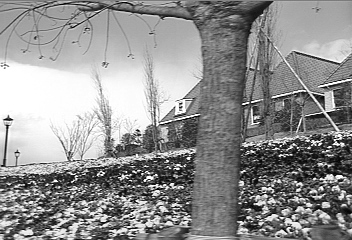
%> input picture Code/garden/garden_1.png, 352 x 240 px
$ octave Exercise_2.m   (GNU Octave 9; MATLAB toolbox functions it lacks are replaced by stand-ins)
%> lines starting %> are read from the running program, lines starting %| are printed output that depends on the picture
### Code/Affine_Motion.m
function [ theta,xm,ym ] = Affine_Motion( a,b )
% This Function was created by Mohit Kumar Ahuja
% Under the Guidance of Prof. Yannick Benezeth
%
% The main idea to build this function was to Compute the Affine Parameters
% which will further be used to compute the displacement of points from one
% image to another. The equation used to compute Affine Parameters is the
% Optical flow constraint equation:
% Ix*U + Iy*V + It = 0
% Ix(ax + by + c) + Iy(dx + ey + f) = -It
%
% Which is further simplified to:
% M * Theta = P
% Where Theta is the Affine Parameter vector, theta = {a,b,c,d,e,f}

if size(size(a),2)==3
    a=rgb2gray(a);
end
if size(size(b),2)==3
    b=rgb2gray(b);
end

a=double(a);             % Changing the type of Image from Unit8 to double
b=double(b);             % Changing the type of Image from Unit8 to double

a = imgaussfilt(a,2);    % Applying Gaussian Filter to First Image
b = imgaussfilt(b,2);    % Applying Gaussian Filter to Second Image

Ix_1 = [-1 1 ; -1 1];    % X Derivative Mask for First Image
Iy_1 = [-1 -1; 1 1];     % Y Derivative Mask for First Image
Ix_2 = [-1 1 ; -1 1];    % X Derivative Mask for Second Image
Iy_2 = [-1 -1; 1 1];     % Y Derivative Mask for Second Image
It_1 = [-1 -1; -1 -1];   % T Derivative Mask for First Image
It_2 = [1 1; 1 1];       % T Derivative Mask for Second Image

% Computing Final Ix by convoluting it with both the images
Ix = ((conv2(a,Ix_1,'same')+conv2(b,Ix_2,'same'))./2);

% Computing Final Iy by convoluting it with both the images
Iy = ((conv2(a,Iy_1,'same')+conv2(b,Iy_2,'same'))./2);

% Computing Final It by convoluting it with both the images
It = (conv2(a,It_1,'same') + conv2(b,It_2,'same'));

[xm, ym] = meshgrid(1:size(It,2), 1:size(It,1)); % Getting all values of It

% Computing M, Which is;
M = [Ix(:).*xm(:) Ix(:).*ym(:) Ix(:) Iy(:).*xm(:) Iy(:).*ym(:) Iy(:)];

P = -It(:);              % Vectorising It and substituting the value into P

theta = inv(M'*M)*M'*P;  % Computing all the 6 Parameters of theta

end

### Code/Compute_u_v.m
function [ u,v ] = Compute_u_v( xm,ym,theta )
 % This Function was created by Mohit Kumar Ahuja
% Under the Guidance of Prof. Yannick Benezeth
%
% The main idea to build this function was to Compute the U and V from the
% equations;
% u = ax + by + c
% v = dx + ey + f
% Where we got the Parameters {a,b,c,d,e,f} from Theta And we get x and y
% from xm and ym which we computed in Affine_Motion function

u = theta(1)*xm + theta(2)*ym + theta(3); % From u = ax + by + c
v = theta(4)*xm + theta(5)*ym + theta(6); % From v = dx + ey + f

u(isnan(u))=0;
v(isnan(v))=0;
plotOF_arrows(u,v); % Plotting u and v
title('Direction of Displacement');
end

### Code/plotOF_arrows.m
function plotOF_arrows(u, v)

% Resize u and v so we can actually see something in the quiver plot
s = 50/size(u,2);
u_ = s*imresize(u,s,'bilinear');
v_ = s*imresize(v,s,'bilinear');
figure; quiver(u_(end:-1:1,:),-v_(end:-1:1,:),2);
axis('tight');

### Code/Create_New_Image.m
function [ New_Image ] = Create_New_Image( u,v,a,b )
% This Function was created by Mohit Kumar Ahuja
% Under the Guidance of Prof. Yannick Benezeth
%
% The main idea to build this function was to Create a New Image using the
% displacement between first two images. By adding the displacement, we get
% a new translated Image.

[xm_new , ym_new] = meshgrid(1 : size(b,2) , 1 : size(b,1)); % Taking all values
xm_new = xm_new + u;         % x values are updated by adding with u
ym_new = ym_new + v;         % y values are updated by adding with v
New_Image = zeros(size(b));  % New Image of all Zeros is being created
xm_new = floor(xm_new);      % Rounding the values of new X
ym_new = floor(ym_new);      % Rounding the values of new Y

for i = 1 : size(b,1)
    for j = 1 : size(b,2)
        if xm_new(i,j) > 0 && ym_new(i,j) > 0 && xm_new(i,j) < size(b,2) && ym_new(i,j) < size(b,1)

            % Values are being overwritten in New Image by adding the
            % original pixel value and the displacement.
            New_Image(i,j) = a( ym_new(i,j) , xm_new(i,j));

        end
    end
end

figure;
imshow(a); % First Image
figure;
imshow(b); % Second Image
figure;
imshow(New_Image,[]); % New Generated Image

end

### Code/Exercise_2.m
% This Code was created Under the Guidance of Prof. Yannick Benezeth

%%%%%%%%%%% SSDN %%%%%%%%%%%%%
%%%%%% Mohit Kumar Ahuja %%%%%
%%%%%%%%%% MSCV 1 %%%%%%%%%%%%


clear all; close all; clc;

%% Part 1 - show that the solution (u; v) of the OFCE : Ix.u + Iy.v + It = 0
%                               is also solution of :     M * Theta = P

a = imread('\garden\garden_1.png');
%> a is the input picture: size 240x352 uint8; min 0, max 255, mean 144.4
b = imread('\garden\garden_2.png');
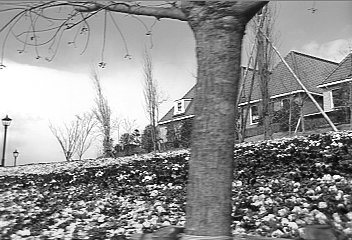
%> input picture Code/garden/garden_2.png, 352 x 240 px
%> b is the input picture: size 240x352 uint8; min 0, max 255, mean 144.2

      %%% OR %%%
  % Use this Imread %
% a = imread(uigetfile);
% b = imread(uigetfile);

[theta , xm , ym] = Affine_Motion(a,b); % To compute Value of Theta
%> in Affine_Motion, `It = (conv2(a,It_1,'same') + conv2(b,It_2,'same'));`:
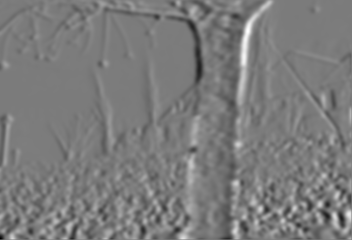
%> It: size 240x352 double; min -424.2, max 448.3, mean -0.9; drawn with min black and max white
%> in Affine_Motion, `theta = inv(M'*M)*M'*P;`: theta = [-0.0157; 0.00449; 5.74; 0.000563; 0.00275; -0.744]
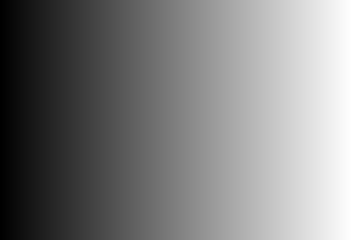
%> xm: size 240x352 double; min 1, max 352, mean 176.5; drawn with min black and max white
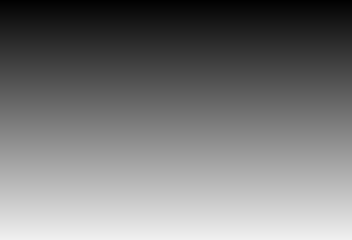
%> ym: size 240x352 double; min 1, max 240, mean 120.5

[ u , v ] = Compute_u_v( xm,ym,theta ); % To compute U and V
%> in Compute_u_v, `u = theta(1)*xm + theta(2)*ym + theta(3);`:
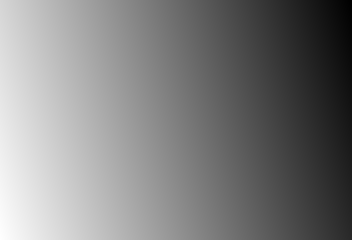
%> u: size 240x352 double; min 0.226, max 6.8, mean 3.51; drawn with min black and max white
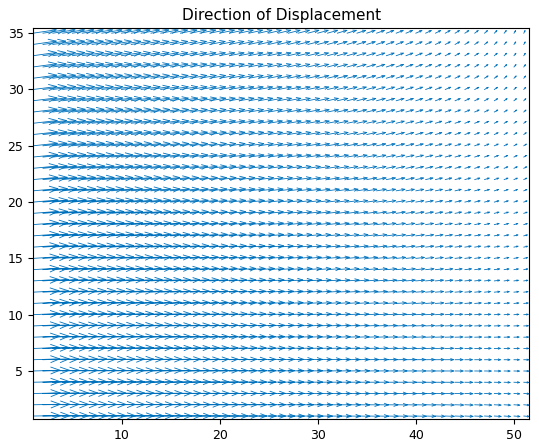
%> figure redrawn from the program's plot data; highest point at x = 3.33, y = 35.3; highest point at x = 2.52, y = 35.46

New_Image = Create_New_Image( u,v,a,b ); % Creating New Image
%> after the loop in Create_New_Image, `for i = 1 : size(b,1)`:
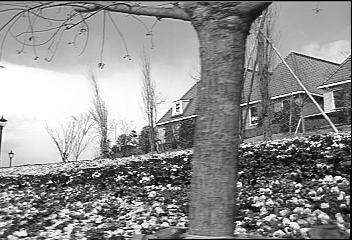
%> New_Image: size 240x352 double; min 0, max 255, mean 142.7
